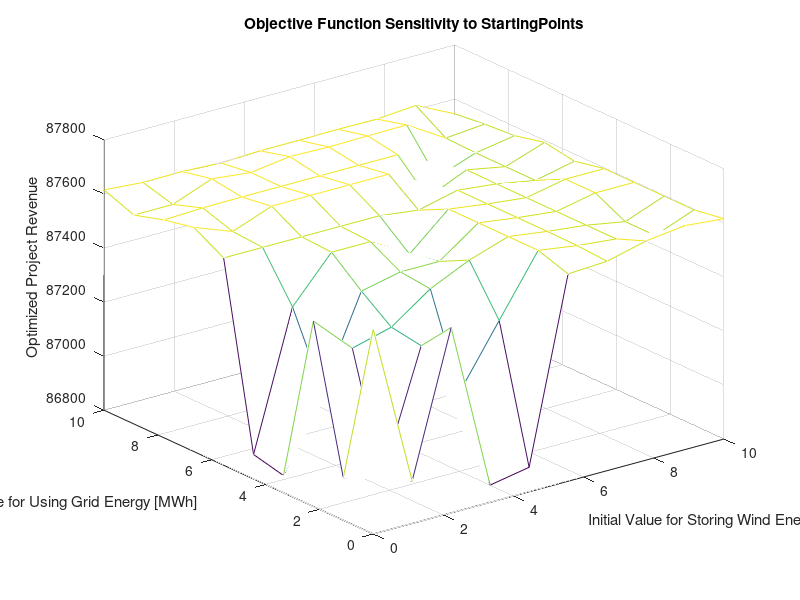

This chart was generated by the following MATLAB code:

%3D plot

%Import the Data
MaximizedRevenue=csvread("BaseCaseStartingPoints.csv");

%same data range used in julia
WindEnergyStoreRange=linspace(0,10,10);
GridEnergyRange=linspace(0,10,10);

%Mesh Plot
figure(1)
OptimalRevenue=mesh(WindEnergyStoreRange,GridEnergyRange,MaximizedRevenue);
xlabel ('Initial Value for Storing Wind Energy [MWh]');
ylabel ('Initial Value for Using Grid Energy [MWh]');
zlabel('Optimized Project Revenue')
title ('Objective Function Sensitivity to StartingPoints');
print('StartingPointsSensitivity3DPlot','-dpng')

